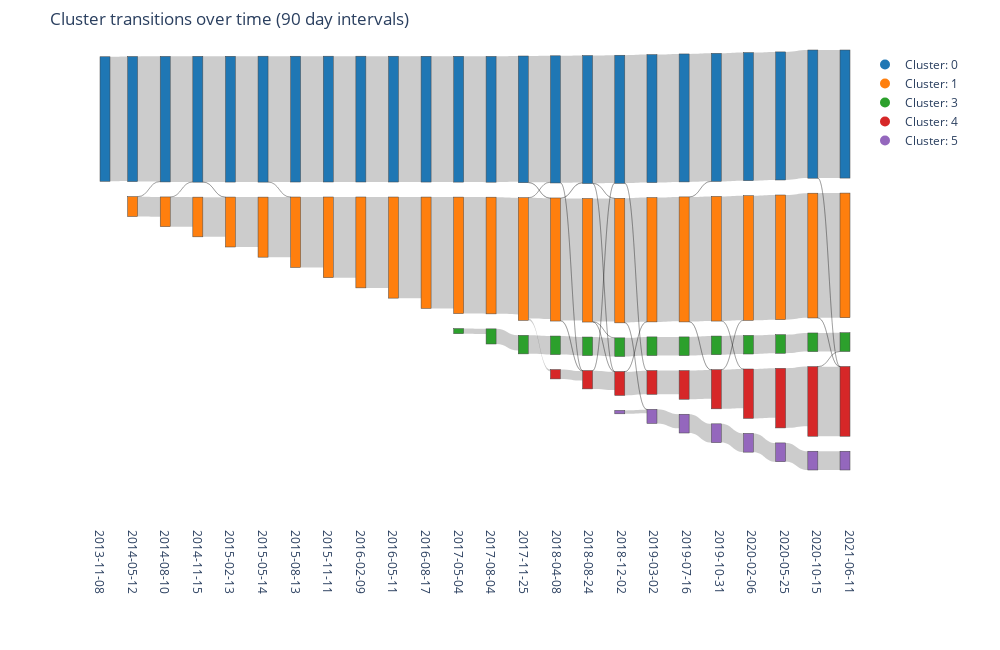

The notebook cell this image was saved under:
### Markdown cell above
### Plot Sankey Diagram
Visualizes trainsitions between and merges of clusters after each step of the sliding window in the clustering algorithm.

### Code cell
cluster_dict_converted = {
    pd.to_datetime(key, format="%Y-%m-%d").date(): value
    for key, value in cluster_dict.items()
}
# cluster_dict_converted = {
#     pd.to_datetime(k, format="%Y-%m-%d").date(): cluster_dict[k]
#     for i, k in enumerate(cluster_dict)
#     if i % 12 == 0
# }

links = sankey_diagram.build_sankey_links_from_cluster_dict(cluster_dict_converted)
nodes, source, target, value = sankey_diagram.prepare_sankey_data(links)

sankey_diagram.plot_sankey(
    nodes, 
    source,
    target, 
    value, 
    title="Cluster transitions over time (90 day intervals)", 
    save_path=OUTPUT_DIR / 'strain_distributions' / 'DPGMM' / "sankey_diagram_90_day_intervals.pdf", 
    save = True
)

### Figure 1 — Plotly figure (JSON) as saved in the notebook; plotly's stock layout.template omitted (floating-point values rounded to 4 significant figures)
{"data": [{"arrangement": "snap", "link": {"source": [0, 1, 2, 2, 3, 4, 4, 5, 6, 5, 7, 8, 9, 10, 9, 11, 12, 13, 14, 15, 16, 17, 18, 19, 20, 21, 22, 23, 24, 25, 26, 27, 28, 29, 27, 28, 28, 30, 31, 32, 33, 31, 31, 30, 34, 35, 36, 37, 35, 37, 34, 35, 34, 38, 39, 40, 41, 41, 38, 42, 39, 43, 44, 45, 46, 47, 48, 49, 50, 51, 52, 49, 49, 53, 54, 55, 56, 57, 54, 56, 58, 59, 60, 61, 62, 63, 64, 65, 66, 67, 68, 69, 70, 71, 72, 68, 69, 71], "target": [1, 3, 4, 3, 5, 6, 5, 7, 8, 8, 9, 10, 11, 12, 12, 13, 14, 15, 16, 17, 18, 19, 20, 21, 22, 24, 25, 26, 27, 28, 29, 30, 31, 32, 31, 33, 30, 34, 35, 36, 37, 34, 37, 37, 38, 39, 40, 41, 40, 38, 39, 41, 41, 43, 44, 45, 46, 44, 46, 47, 47, 48, 49, 50, 51, 52, 53, 54, 55, 56, 57, 56, 53, 58, 59, 60, 61, 62, 61, 59, 63, 64, 65, 66, 67, 68, 69, 70, 71, 72, 73, 74, 75, 76, 77, 76, 76, 75], "value": [1095, 1100, 174, 1, 1104, 260, 1, 1105, 349, 1, 1106, 439, 1106, 528, 1, 1106, 619, 1106, 709, 1106, 799, 1106, 889, 1106, 979, 1106, 1024, 45, 1106, 1026, 133, 1111, 1061, 163, 3, 16, 1, 1117, 1073, 163, 82, 4, 5, 1, 1123, 1083, 163, 159, 1, 2, 1, 2, 1, 1125, 1091, 164, 208, 2, 1, 30, 4, 1125, 1093, 164, 209, 124, 1125, 1095, 164, 252, 165, 3, 1, 1126, 1095, 164, 343, 165, 1, 1, 1126, 1096, 164, 434, 165, 1126, 1096, 164, 524, 165, 1126, 1096, 164, 611, 165, 1, 1, 1]}, "node": {"color": ["rgb(31,119,180)", "rgb(31,119,180)", "rgb(255,127,14)", "rgb(31,119,180)", "rgb(255,127,14)", "rgb(31,119,180)", "rgb(255,127,14)", "rgb(31,119,180)", "rgb(255,127,14)", "rgb(31,119,180)", "rgb(255,127,14)", "rgb(31,119,180)", "rgb(255,127,14)", "rgb(31,119,180)", "rgb(255,127,14)", "rgb(31,119,180)", "rgb(255,127,14)", "rgb(31,119,180)", "rgb(255,127,14)", "rgb(31,119,180)", "rgb(255,127,14)", "rgb(31,119,180)", "rgb(255,127,14)", "rgb(44,160,44)", "rgb(31,119,180)", "rgb(255,127,14)", "rgb(44,160,44)", "rgb(31,119,180)", "rgb(255,127,14)", "rgb(44,160,44)", "rgb(31,119,180)", "rgb(255,127,14)", "rgb(44,160,44)", "rgb(214,39,40)", "rgb(31,119,180)", "rgb(255,127,14)", "rgb(44,160,44)", "rgb(214,39,40)", "rgb(31,119,180)", "rgb(255,127,14)", "rgb(44,160,44)", "rgb(214,39,40)", "rgb(148,103,189)", "rgb(31,119,180)", "rgb(255,127,14)", "rgb(44,160,44)", "rgb(214,39,40)", "rgb(148,103,189)", "rgb(31,119,180)", "rgb(255,127,14)", "rgb(44,160,44)", "rgb(214,39,40)", "rgb(148,103,189)", "rgb(31,119,180)", "rgb(255,127,14)", "rgb(44,160,44)", "rgb(214,39,40)", "rgb(148,103,189)", "rgb(31,119,180)", "rgb(255,127,14)", "rgb(44,160,44)", "rgb(214,39,40)", "rgb(148,103,189)", "rgb(31,119,180)", "rgb(255,127,14)", "rgb(44,160,44)", "rgb(214,39,40)", "rgb(148,103,189)", "rgb(31,119,180)", "rgb(255,127,14)", "rgb(44,160,44)", "rgb(214,39,40)", "rgb(148,103,189)", "rgb(31,119,180)", "rgb(255,127,14)", "rgb(44,160,44)", "rgb(214,39,40)", "rgb(148,103,189)"], "label": ["", "", "", "", "", "", "", "", "", "", "", "", "", "", "", "", "", "", "", "", "", "", "", "", "", "", "", "", "", "", "", "", "", "", "", "", "", "", "", "", "", "", "", "", "", "", "", "", "", "", "", "", "", "", "", "", "", "", "", "", "", "", "", "", "", "", "", "", "", "", "", "", "", "", "", "", "", ""], "pad": 15, "thickness": 10, "x": [0, 0.04348, 0.04348, 0.08696, 0.08696, 0.1304, 0.1304, 0.1739, 0.1739, 0.2174, 0.2174, 0.2609, 0.2609, 0.3043, 0.3043, 0.3478, 0.3478, 0.3913, 0.3913, 0.4348, 0.4348, 0.4783, 0.4783, 0.4783, 0.5217, 0.5217, 0.5217, 0.5652, 0.5652, 0.5652, 0.6087, 0.6087, 0.6087, 0.6087, 0.6522, 0.6522, 0.6522, 0.6522, 0.6957, 0.6957, 0.6957, 0.6957, 0.6957, 0.7391, 0.7391, 0.7391, 0.7391, 0.7391, 0.7826, 0.7826, 0.7826, 0.7826, 0.7826, 0.8261, 0.8261, 0.8261, 0.8261, 0.8261, 0.8696, 0.8696, 0.8696, 0.8696, 0.8696, 0.913, 0.913, 0.913, 0.913, 0.913, 0.9565, 0.9565, 0.9565, 0.9565, 0.9565, 1, 1, 1, 1, 1], "y": [0, 0, 0.2, 0, 0.2, 0, 0.2, 0, 0.2, 0, 0.2, 0, 0.2, 0, 0.2, 0, 0.2, 0, 0.2, 0, 0.2, 0, 0.2, 0.4, 0, 0.2, 0.4, 0, 0.2, 0.4, 0, 0.2, 0.4, 0.6, 0, 0.2, 0.4, 0.6, 0, 0.2, 0.4, 0.6, 0.8, 0, 0.2, 0.4, 0.6, 0.8, 0, 0.2, 0.4, 0.6, 0.8, 0, 0.2, 0.4, 0.6, 0.8, 0, 0.2, 0.4, 0.6, 0.8, 0, 0.2, 0.4, 0.6, 0.8, 0, 0.2, 0.4, 0.6, 0.8, 0, 0.2, 0.4, 0.6, 0.8]}, "type": "sankey"}, {"marker": {"color": "rgb(31,119,180)", "size": 10}, "mode": "markers", "name": "Cluster: 0", "showlegend": true, "type": "scatter", "x": [null], "y": [null]}, {"marker": {"color": "rgb(255,127,14)", "size": 10}, "mode": "markers", "name": "Cluster: 1", "showlegend": true, "type": "scatter", "x": [null], "y": [null]}, {"marker": {"color": "rgb(44,160,44)", "size": 10}, "mode": "markers", "name": "Cluster: 3", "showlegend": true, "type": "scatter", "x": [null], "y": [null]}, {"marker": {"color": "rgb(214,39,40)", "size": 10}, "mode": "markers", "name": "Cluster: 4", "showlegend": true, "type": "scatter", "x": [null], "y": [null]}, {"marker": {"color": "rgb(148,103,189)", "size": 10}, "mode": "markers", "name": "Cluster: 5", "showlegend": true, "type": "scatter", "x": [null], "y": [null]}], "layout": {"annotations": [{"font": {"size": 12}, "showarrow": false, "text": "2013-11-08", "textangle": 90, "x": 0, "xanchor": "center", "xref": "paper", "y": -0.3, "yref": "paper"}, {"font": {"size": 12}, "showarrow": false, "text": "2014-05-12", "textangle": 90, "x": 0.04348, "xanchor": "center", "xref": "paper", "y": -0.3, "yref": "paper"}, {"font": {"size": 12}, "showarrow": false, "text": "2014-08-10", "textangle": 90, "x": 0.08696, "xanchor": "center", "xref": "paper", "y": -0.3, "yref": "paper"}, {"font": {"size": 12}, "showarrow": false, "text": "2014-11-15", "textangle": 90, "x": 0.1304, "xanchor": "center", "xref": "paper", "y": -0.3, "yref": "paper"}, {"font": {"size": 12}, "showarrow": false, "text": "2015-02-13", "textangle": 90, "x": 0.1739, "xanchor": "center", "xref": "paper", "y": -0.3, "yref": "paper"}, {"font": {"size": 12}, "showarrow": false, "text": "2015-05-14", "textangle": 90, "x": 0.2174, "xanchor": "center", "xref": "paper", "y": -0.3, "yref": "paper"}, {"font": {"size": 12}, "showarrow": false, "text": "2015-08-13", "textangle": 90, "x": 0.2609, "xanchor": "center", "xref": "paper", "y": -0.3, "yref": "paper"}, {"font": {"size": 12}, "showarrow": false, "text": "2015-11-11", "textangle": 90, "x": 0.3043, "xanchor": "center", "xref": "paper", "y": -0.3, "yref": "paper"}, {"font": {"size": 12}, "showarrow": false, "text": "2016-02-09", "textangle": 90, "x": 0.3478, "xanchor": "center", "xref": "paper", "y": -0.3, "yref": "paper"}, {"font": {"size": 12}, "showarrow": false, "text": "2016-05-11", "textangle": 90, "x": 0.3913, "xanchor": "center", "xref": "paper", "y": -0.3, "yref": "paper"}, {"font": {"size": 12}, "showarrow": false, "text": "2016-08-17", "textangle": 90, "x": 0.4348, "xanchor": "center", "xref": "paper", "y": -0.3, "yref": "paper"}, {"font": {"size": 12}, "showarrow": false, "text": "2017-05-04", "textangle": 90, "x": 0.4783, "xanchor": "center", "xref": "paper", "y": -0.3, "yref": "paper"}, {"font": {"size": 12}, "showarrow": false, "text": "2017-08-04", "textangle": 90, "x": 0.5217, "xanchor": "center", "xref": "paper", "y": -0.3, "yref": "paper"}, {"font": {"size": 12}, "showarrow": false, "text": "2017-11-25", "textangle": 90, "x": 0.5652, "xanchor": "center", "xref": "paper", "y": -0.3, "yref": "paper"}, {"font": {"size": 12}, "showarrow": false, "text": "2018-04-08", "textangle": 90, "x": 0.6087, "xanchor": "center", "xref": "paper", "y": -0.3, "yref": "paper"}, {"font": {"size": 12}, "showarrow": false, "text": "2018-08-24", "textangle": 90, "x": 0.6522, "xanchor": "center", "xref": "paper", "y": -0.3, "yref": "paper"}, {"font": {"size": 12}, "showarrow": false, "text": "2018-12-02", "textangle": 90, "x": 0.6957, "xanchor": "center", "xref": "paper", "y": -0.3, "yref": "paper"}, {"font": {"size": 12}, "showarrow": false, "text": "2019-03-02", "textangle": 90, "x": 0.7391, "xanchor": "center", "xref": "paper", "y": -0.3, "yref": "paper"}, {"font": {"size": 12}, "showarrow": false, "text": "2019-07-16", "textangle": 90, "x": 0.7826, "xanchor": "center", "xref": "paper", "y": -0.3, "yref": "paper"}, {"font": {"size": 12}, "showarrow": false, "text": "2019-10-31", "textangle": 90, "x": 0.8261, "xanchor": "center", "xref": "paper", "y": -0.3, "yref": "paper"}, {"font": {"size": 12}, "showarrow": false, "text": "2020-02-06", "textangle": 90, "x": 0.8696, "xanchor": "center", "xref": "paper", "y": -0.3, "yref": "paper"}, {"font": {"size": 12}, "showarrow": false, "text": "2020-05-25", "textangle": 90, "x": 0.913, "xanchor": "center", "xref": "paper", "y": -0.3, "yref": "paper"}, {"font": {"size": 12}, "showarrow": false, "text": "2020-10-15", "textangle": 90, "x": 0.9565, "xanchor": "center", "xref": "paper", "y": -0.3, "yref": "paper"}, {"font": {"size": 12}, "showarrow": false, "text": "2021-06-11", "textangle": 90, "x": 1, "xanchor": "center", "xref": "paper", "y": -0.3, "yref": "paper"}], "font": {"size": 12}, "height": 650, "margin": {"b": 180, "l": 100, "r": 150, "t": 50}, "plot_bgcolor": "white", "showlegend": true, "title": {"text": "Cluster transitions over time (90 day intervals)"}, "width": 1000, "xaxis": {"visible": false}, "yaxis": {"visible": false}}}
